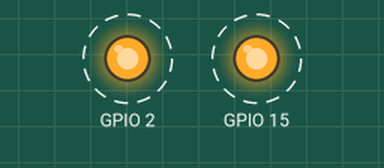
This program was run on a simulated ESP32. Shown: output pins drawn as LEDs (lit = HIGH). Dashed ring = blinking. What the program prints to the serial monitor is not drawn.

Above: at 0.1 s.
Timing chart, 0 to 3.0 s (numbered marks = the images above):
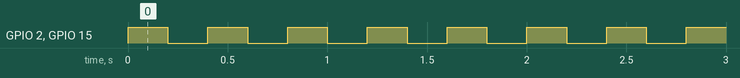

Measured:
- by itself, GPIO 2, GPIO 15: alternates HIGH for 0.20 s and LOW for 0.20 s

The program:

main.cpp
```cpp
/**************************************
* Exemplo para verificação de consumo de memoria pela tarefa - High Wayer Mark
* Por: Flávio Sanches
* Data: 01/2026
***************************************/
/*Biblioteca do Arduino*/
#include <Arduino.h>
/*Biblioteca do FreeRTOS*/
#include <freertos/FreeRTOS.h>
#include <freertos/task.h>

/*mapeamento de pinos*/
#define LED1 2
#define LED2 15

/*Variaveis para armazenamento do handle das tasks*/
TaskHandle_t task1Handle = NULL;
TaskHandle_t task2Handle = NULL;
TaskHandle_t task3Handle = NULL;

/*protótipos das Task*/

void vTaskBlink( void * pvParameters );
void vTask2( void * pvParameters );

/*variaveis auxiliares*/
int valor = 500;

void setup() {
    Serial.begin(9600);
    xTaskCreatePinnedToCore(vTaskBlink, "TASK1", configMINIMAL_STACK_SIZE, (void*)LED1, 1, &task1Handle, APP_CPU_NUM);
    xTaskCreatePinnedToCore(vTask2, "TASK2", configMINIMAL_STACK_SIZE+1024, (void*)valor, 2, &task2Handle, PRO_CPU_NUM);
    xTaskCreatePinnedToCore(vTaskBlink, "TASK3", configMINIMAL_STACK_SIZE, (void*)LED2, 1, &task3Handle, APP_CPU_NUM);
}


void loop() {
  vTaskDelay(3000);
}

void vTaskBlink( void * pvParameters )
{
    UBaseType_t uxHighWaterMark;
    int pin = (int) pvParameters;
    pinMode(pin, OUTPUT);
    while(1)
    {
        digitalWrite(pin, !digitalRead(pin)); // Inverte o estado do LED
        vTaskDelay(pdMS_TO_TICKS(200)); // Aguarda 200 ms;

        uxHighWaterMark = uxTaskGetStackHighWaterMark( NULL );
        Serial.print(pcTaskGetName(NULL));
        Serial.print(" : ");
        Serial.println(uxHighWaterMark);

    }
}

void vTask2( void * pvParameters ){
  UBaseType_t uxHighWaterMark;
  int cont = (int) pvParameters;
    while(1){
        Serial.println("TASK 2: "+String(cont++));
        vTaskDelay(pdMS_TO_TICKS(1000)); // Aguarda 1000 ms;
        uxHighWaterMark = uxTaskGetStackHighWaterMark( NULL );
        Serial.print(pcTaskGetName(NULL));
        Serial.print(" : ");
        Serial.println(uxHighWaterMark);
    }
}
```
